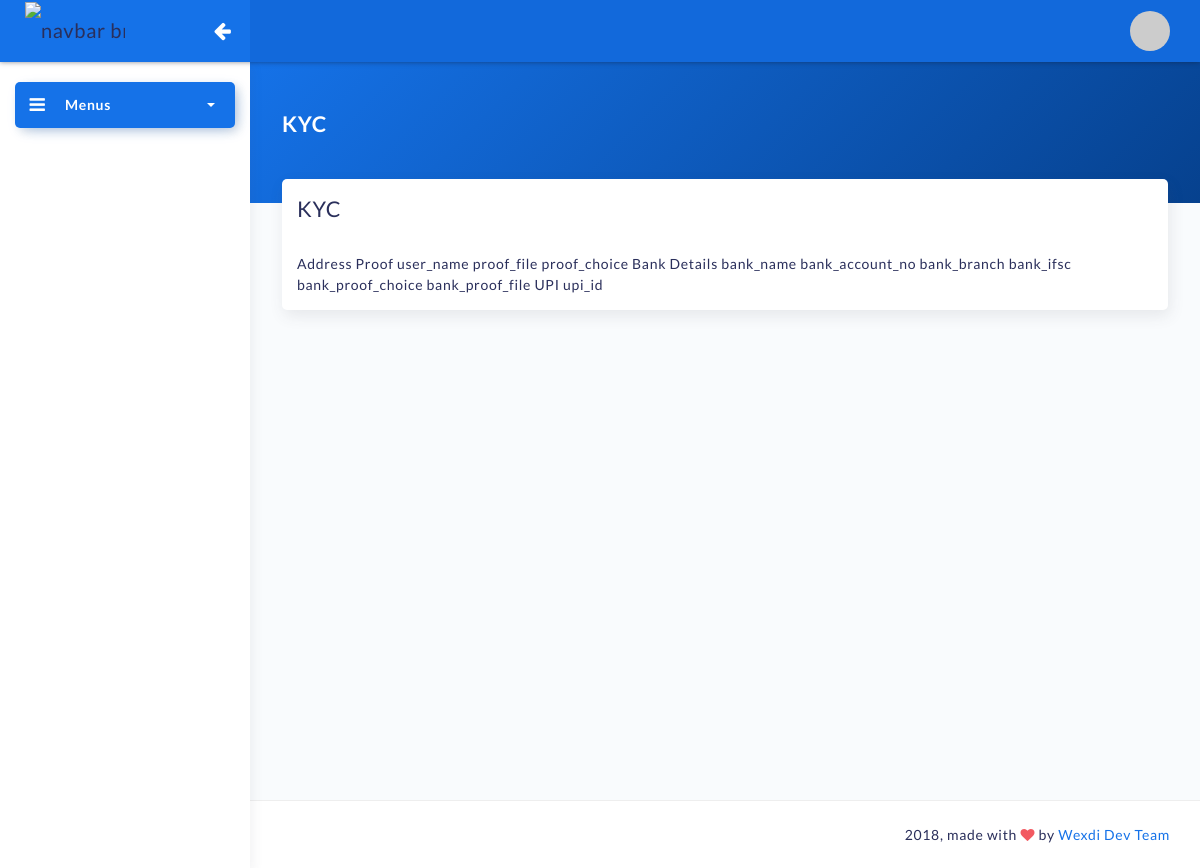
Before: /kyc/ (signed in) with the older database file.
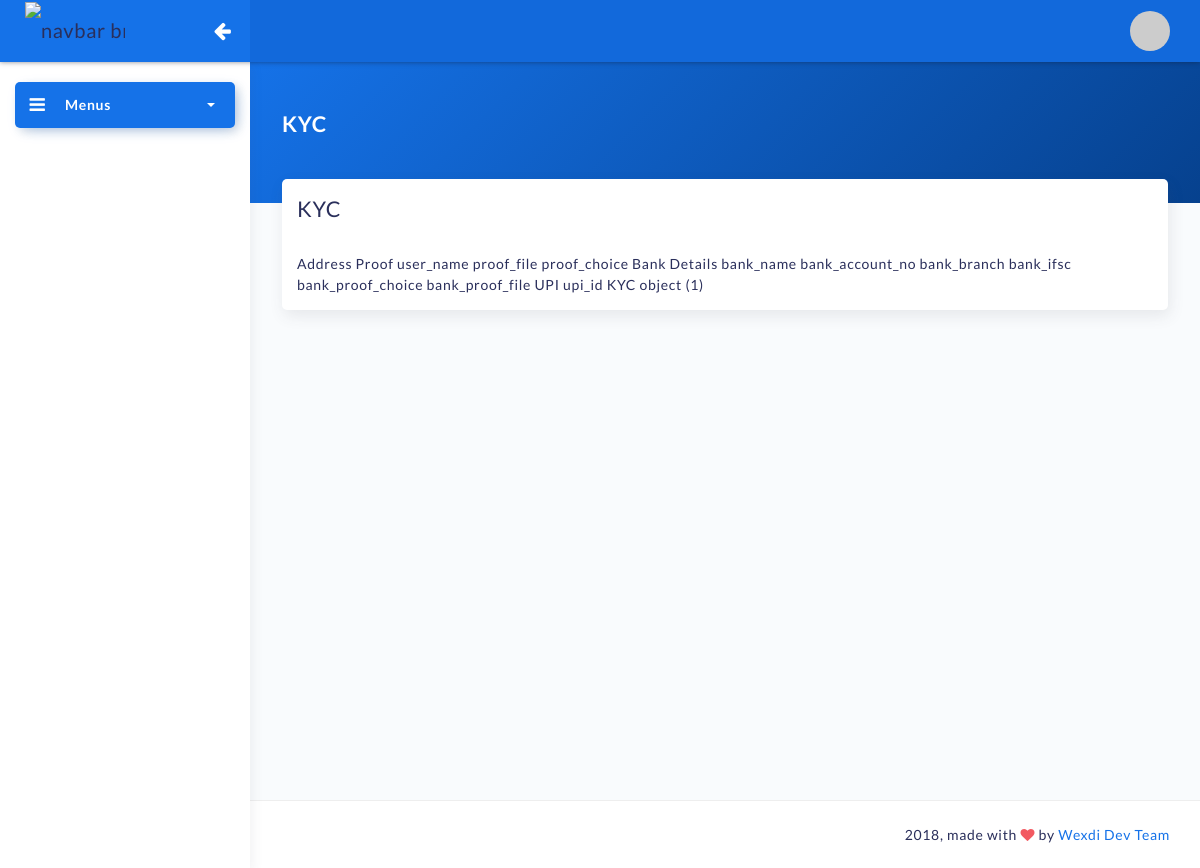
After: the same page with the newer database file.
### home/models.py (models this page shows)
class KYC(models.Model):
  user_name = models.ForeignKey(User,on_delete=models.CASCADE,blank=True, null=True)
  proof_file = models.FileField(upload_to="proof/" , default='proof/myfile.pdf',blank=True, null=True)
  proof_choice = models.CharField(max_length=9, choices=PROOF_CHOICES, default="aadhar")

### home/views.py (the view)
# urls.py: path('kyc/', views.kyc, name='kyc'),
def kyc(request):
    kyc_obj = KYC.objects.all()
    return render(request, 'change-password/kyc.html', {'kyc_obj': kyc_obj})

### home/templates/change-password/kyc.html
{% extends "home/base.html" %}
{% load static %}
{% block content %}
	<div class="container">
				<div class="panel-header bg-primary-gradient">
					<div class="page-inner py-5">
						<div class="d-flex align-items-left align-items-md-center flex-column flex-md-row">
							<div>
								<h2 class="text-white pb-2 fw-bold">KYC</h2>
							</div>
						</div>
					</div>
				</div>
				<div class="page-inner mt--5">
					<div class="row row-card-no-pd">
						<div class="col-md-12">
  <h2>KYC</h2><br>
  Address Proof
  user_name
  proof_file
  proof_choice
  Bank Details
  bank_name
  bank_account_no
  bank_branch
  bank_ifsc
  bank_proof_choice
  bank_proof_file
  UPI
  upi_id
  {% for i in kyc_obj %}
  {{i}}
  {% endfor %}
    </div>
</div>
						</div>
					</div>
				</div>
			</div>
{% endblock %}

Changed rows visible on the page:
added KYC: id "KYC object (1)"
